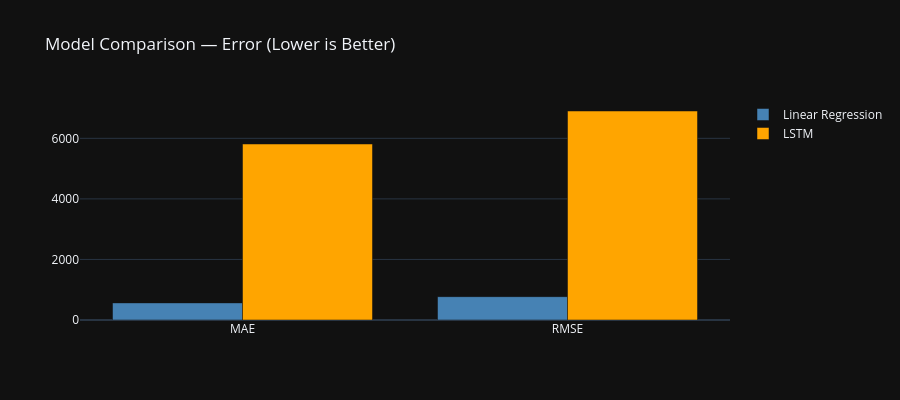

Notebook source saved alongside this figure:
### Code cell
fig = go.Figure(data=[
    go.Bar(name='Linear Regression', x=['MAE','RMSE'], y=[mae_lr,  rmse_lr],  marker_color='steelblue'),
    go.Bar(name='LSTM',              x=['MAE','RMSE'], y=[mae_lstm,rmse_lstm], marker_color='orange'),
])
fig.update_layout(title='Model Comparison — Error (Lower is Better)',
                  barmode='group', template='plotly_dark', height=400)
fig.show()

### Figure 1 — Plotly figure (JSON) as saved in the notebook; plotly's stock layout.template omitted (floating-point values rounded to 4 significant figures)
{"data": [{"marker": {"color": "steelblue"}, "name": "Linear Regression", "type": "bar", "x": ["MAE", "RMSE"], "y": [565.2, 771.2]}, {"marker": {"color": "orange"}, "name": "LSTM", "type": "bar", "x": ["MAE", "RMSE"], "y": [5814.0, 6903.0]}], "layout": {"barmode": "group", "height": 400, "title": {"text": "Model Comparison — Error (Lower is Better)"}}}
